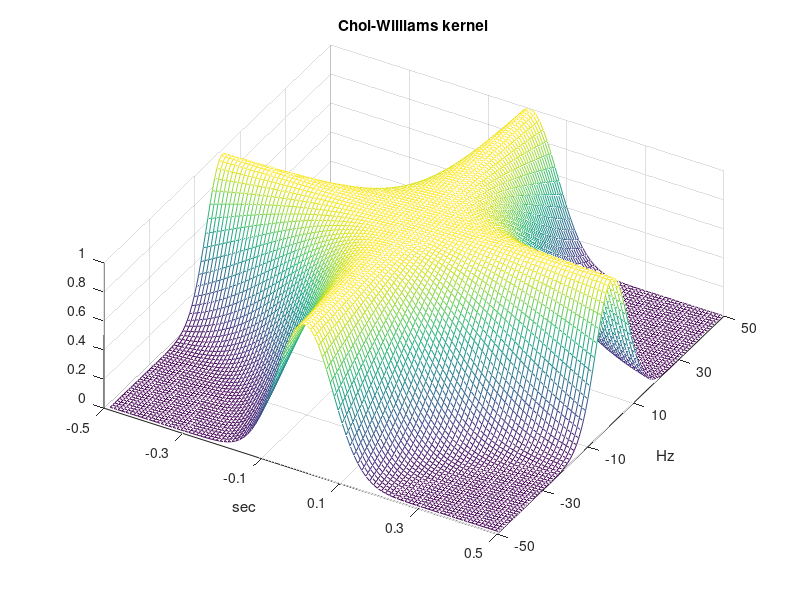

The MATLAB source for this figure:
% The Choi-Williams kernel

x=linspace(0,1)-0.5; %100 values between -0.5 and 0.5
theta=x*100*2*pi; %frequencies
tau=x*1; %delays
alpha=0.001; %parameter

Psi=zeros(100,100);
for n=1:100,
   for m=1:100,
      p=-alpha*(tau(n)^2)*(theta(m)^2);
      Psi(n,m)=exp(p);
   end;
end;

mesh(Psi); view(30,60); %3D plot
set(gca,'XTickLabel',{'-0.5';'-0.3';'-0.1';'0.1'; '0.3'; '0.5'});
set(gca,'YTickLabel',{'-50';'-30';'-10';'10'; '30'; '50'});
      
title('Choi-Williams kernel'); xlabel('sec'); ylabel('Hz');
